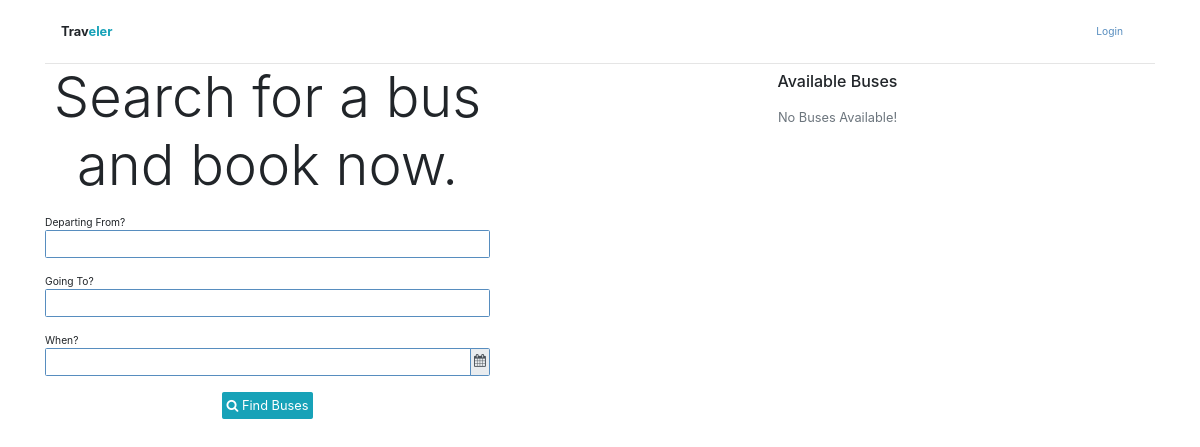
The page /bus/search on the database as committed earlier.
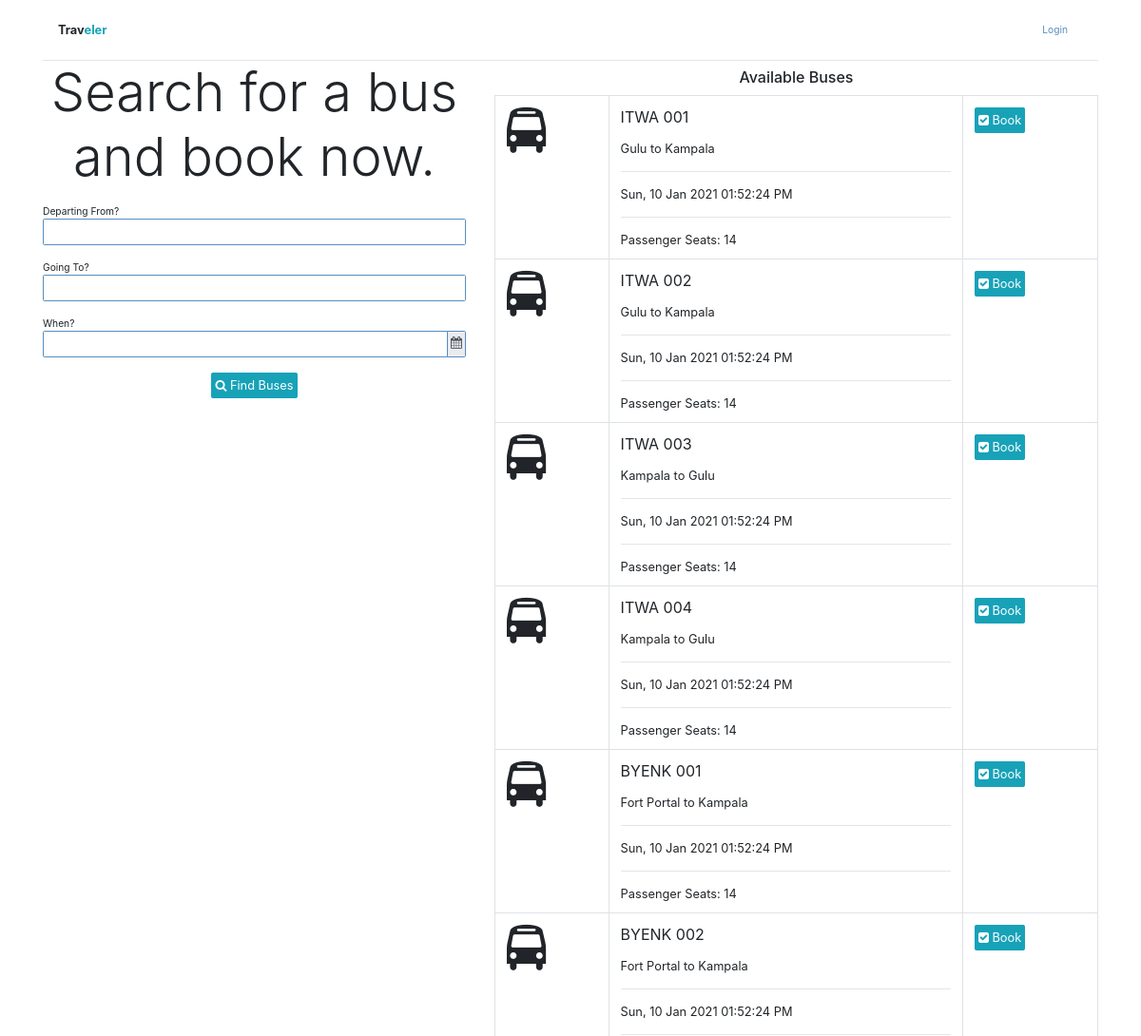
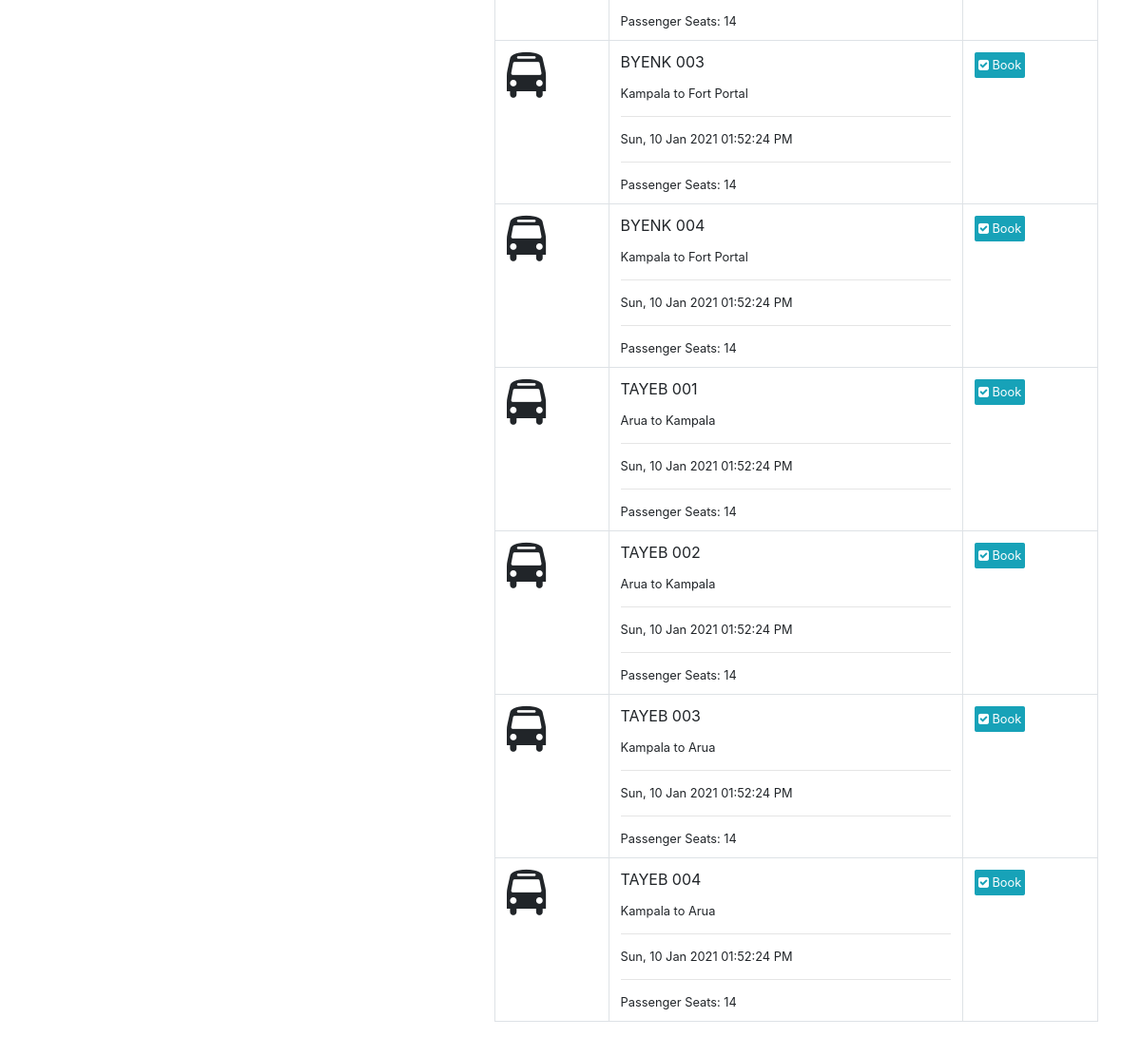
The same page on the database as committed later (2 pictures, top to bottom).
### app/models/models.py (models this page shows, shortened)
class Bus(db.Model):
    id = db.Column(db.Integer, primary_key=True)
    number = db.Column(db.String(16))
    columns = db.Column(db.Integer)
    rows = db.Column(db.Integer)
    broadcast = db.Column(db.Boolean)
    departure_time = db.Column(db.DateTime)
    schedule_cancelled_reason = db.Column(db.String(1024))
    booking_deadline = db.Column(db.DateTime)
    free_bus_time = db.Column(db.DateTime)
    branch_id = db.Column(db.Integer, db.ForeignKey("branch.id"))
    company_id = db.Column(db.Integer, db.ForeignKey("company.id"))
    status_id = db.Column(db.Integer, db.ForeignKey("status.id"))
    journey_id = db.Column(db.Integer, db.ForeignKey("journey.id"))
    grids = db.relationship("Grid", backref="bus", cascade="delete")
    bookings = db.relationship("Booking", backref="bus")
    def seats(self):
        return list(filter(lambda grid:grid.grid_type==1, self.grids))

class Journey(db.Model):
    id = db.Column(db.Integer, primary_key=True)
    from_ = db.Column(db.String(64))
    to = db.Column(db.String(64))
    distance = db.Column(db.Float)
    duration = db.Column(db.Float)
    branch_id = db.Column(db.Integer, db.ForeignKey("branch.id"))
    buses = db.relationship("Bus", backref="journey")
    pickups = db.relationship("Pickup", backref="journey")
    pricings = db.relationship("Pricing", backref="journey")
    def __str__(self):
        return f"{self.from_} to {self.to}"

### app/WEB/views/bus.py (the view)
@bus_bp.route("/search", methods=["GET"])
def search_buses():
	search_buses_form = SearchBusesForm(request.args)
	from_ = None
	to = None
	departure_time = None
	if search_buses_form.validate():
		data = search_buses_form.data
		from_ = data.get("from_")
		to = data.get("to")
		departure_time = data.get("departure_time")
	buses = find_buses(from_=from_, to=to, departure_time=departure_time)
	if departure_time:
		search_buses_form.departure_time.data = departure_time.strftime(app.config.get("TIME_FORMAT"))
	template = "index/search-buses-results.html"
	if current_user.is_authenticated:
		template = "bus/passenger-buses.html"
	return render_template(template, buses=buses, search_buses_form=search_buses_form)

### app/WEB/forms/bus.py (shortened to what this page needs)
class SearchBusesForm(FlaskForm):
	UTC_offset = StringField(widget=HiddenInput())
	from_ = StringField("Departing From?", validators=[])
	to = StringField("Going To?", validators=[])
	departure_time = StringField("When?", validators=[])
	submit = SubmitField('Find Bus')
	def __init__(self, *args, **kwargs):
		super().__init__(*args, **kwargs)
		self.datetime_format = app.config.get("TIME_FORMAT")
	def validate_departure_time(form, field):
		departure_time = field.data

### app/WEB/context_processors.py (called while the page is built)
@app.context_processor
def application():
	return  {
		"HOST": app.config.get("HOST_ADDRESS")
	}

@app.context_processor
def company():
	context = dict()
	if current_user.is_authenticated:
		context["profile"] = current_user.profile
		branch = current_user.profile.branch
		if branch:
			context["branch"] = branch
			context["company"] = branch.company
	return context

### app/WEB/template_filters.py (called while the page is built)
def datetimeformat(value, format='%H:%M / %d-%m-%Y'):
	if isinstance(value, datetime):
		return value.strftime(format)

### app/helpers/datetimes.py (called while the page is built)
def now():
	return datetime.datetime.now().astimezone(timezone)

### app/utils.py (called while the page is built, shortened)
def find_buses(from_=None, to=None, departure_time=None, company_id=None):
	journeys_query = Journey.query
	if from_:
	    journeys_query = journeys_query.filter(Journey.from_==from_)
	if to:
	    journeys_query = journeys_query.filter(Journey.to==to)
	journeys = journeys_query.all()
	buses_query = Bus.query.filter(Bus.journey_id.in_([journey.id for journey in journeys]), Bus.booking_deadline > now())
	if company_id:
	    buses_query = buses_query.filter_by(company_id=company_id)
	return buses_query.all()

### app/templates/index/search-buses-results.html
{% extends 'base.html' %}
{% block body %}
<div class="container">
	{% include 'index/header.html' %}
	<div class="row">
		<div class="col-md-5">
			{% include 'index/search-buses-form.html' %}
		</div>
		<div class="col-md-7">
			{% include 'index/available-buses.html' %}
		</div>
	</div>
</div>
{% endblock %}

### app/templates/base.html (shortened to what this page needs)
<html>
	<head>
		<link rel="stylesheet" type="text/css" href="{{ url_for('static', filename='css/bootstrap.min.css') }}">
		<link rel="stylesheet" type="text/css" href="{{ url_for('static', filename='css/cropper.min.css') }}">
		<link rel="stylesheet" type="text/css" href="{{ url_for('static', filename='css/tempusdominus-bootstrap-4.min.css') }}">
		<link rel="stylesheet" type="text/css" href="{{ url_for('static', filename='css/style.css') }}">
		<link rel="stylesheet" type="text/css" href="{{ url_for('static', filename='css/font-awesome.min.css') }}">
	</head>
	<body>
		{% block body %}
		{% endblock %}
	</body>
</html>

### app/templates/index/header.html
<div class="nav navbar py-3">
	<strong>Trav<span class="text-info">eler</span></strong>
	{% block nav_options %}
		<a href="{{ url_for('index.login') }}" class="nav-link"><small>Login</small></a>
	{% endblock %}
</div>
<hr class="m-0">

### app/templates/index/search-buses-form.html (shortened to what this page needs)
{% from 'helpers.html' import render_string_field, render_UTC_field, render_datetime_field %}
<p class="display-4 text-center">Search for a bus and book now.</p>
<div class="login-content">
<form method="GET" action="{{ url_for('bus.search_buses') }}" >
	{{ render_string_field(search_buses_form.from_) }}
	{{ render_string_field(search_buses_form.to) }}
	{{ render_datetime_field(search_buses_form.departure_time, "departure-time-datetimepicker") }}
	<div align="center" class="border-0">
		<button class="btn btn-info"><span class="fa fa-search"></span> Find Buses</button>
	</div>
</form>
</div>

### app/templates/helpers.html (shortened to what this page needs)
{% macro render_string_field(field) %}
	<div class='form-group'>
		<small>{{field.label.text}}</small>
		{% if field.errors %}
			{{ field(class="form-control is-invalid", **kwargs)|safe }}
			<div class="invalid-feedback">
				{% for error in field.errors %}
					{{ error }}
				{% endfor %}
			</div>
		{% else %}
		{{ field(class="form-control", **kwargs)|safe }}
		{% endif %}
	</div>
{% endmacro %}
{% macro render_datetime_field(field, datetimepicker_id, datetime_format="MMMM DD YYYY, hh:mm A") %}
	<div class="form-group">
		<small>{{field.label.text}}</small>
		{% if field.errors %}
			<div class="input-group date" id="{{datetimepicker_id}}" data-target-input="nearest">
				{{ field(type="text", class="form-control is-invalid datetimepicker-input", data_target="#{{datetimepicker_id}}", **kwargs)|safe }}
				<div class="input-group-append" data-target="#{{datetimepicker_id}}" data-toggle="datetimepicker">
					<div class="input-group-text">
						<i class="fa fa-calendar"></i>
					</div>
				</div>
				<div class="invalid-feedback">
					{% for error in field.errors %}
						{{ error }}
					{% endfor %}
				</div>
			</div>
		{% else %}
		<div class="input-group date" id="{{datetimepicker_id}}" data-target-input="nearest">
			{{ field(type="text", class="form-control datetimepicker-input", data_target='#'+datetimepicker_id, **kwargs)|safe }}
			<div class="input-group-append" data-target="#{{datetimepicker_id}}" data-toggle="datetimepicker">
				<div class="input-group-text">
					<i class="fa fa-calendar"></i>
				</div>
			</div>
		</div>
		{% endif %}
	</div>
{% endmacro %}

### app/templates/index/available-buses.html
<h5 class="p-2 m-0 text-center">Available Buses</h5>
<table class="table table-responsive-sm border">
    <tbody>
        {% for bus in buses %}
            <tr>
                <td>
                	<span class="fa fa-bus fa-3x"></span>
                </td>
                <td class="border m-auto">
                    <p>{{bus.number}}</p>
                    <small>{{bus.journey}}</small>
                    <hr>
                    <small>{{bus.departure_time|datetimeformat('%a, %d %b %Y %r')}}</small>
                    <hr>
                    <small>Passenger Seats: {{bus.seats()|length}} </small>
                </td>
                <td><a href="{{ url_for('bus.get_bus', bus_id=bus.id) }}" class='btn btn-info'><span class="fa fa-check-square"></span> Book</a></td>
            </tr>
        {% else %}
            <div class="container" align="center">
                <p class="display-5 text-muted p-2">No Buses Available!</p>
            </div>
        {% endfor %}
    </tbody>
</table>

### app/static/css/style.css (style rules this page uses)
.login-content { max-width: 510px; margin: 2vh auto; }

Rows that differ between the two databases and show on the page:
now on this page (row edited): Bus: number "ITWA 001", journey "Gulu to Kampala", departure_time "Sun, 10 Jan 2021 01:52:24 PM", seats|length "14"
added Bus: number "ITWA 002", journey "Gulu to Kampala", departure_time "Sun, 10 Jan 2021 01:52:24 PM", seats|length "14"
added Bus: number "ITWA 003", journey "Kampala to Gulu", departure_time "Sun, 10 Jan 2021 01:52:24 PM", seats|length "14"
added Bus: number "ITWA 004", journey "Kampala to Gulu", departure_time "Sun, 10 Jan 2021 01:52:24 PM", seats|length "14"
added Bus: number "BYENK 001", journey "Fort Portal to Kampala", departure_time "Sun, 10 Jan 2021 01:52:24 PM", seats|length "14"
added Bus: number "BYENK 002", journey "Fort Portal to Kampala", departure_time "Sun, 10 Jan 2021 01:52:24 PM", seats|length "14"
added Bus: number "BYENK 003", journey "Kampala to Fort Portal", departure_time "Sun, 10 Jan 2021 01:52:24 PM", seats|length "14"
added Bus: number "BYENK 004", journey "Kampala to Fort Portal", departure_time "Sun, 10 Jan 2021 01:52:24 PM", seats|length "14"
added Bus: number "TAYEB 001", journey "Arua to Kampala", departure_time "Sun, 10 Jan 2021 01:52:24 PM", seats|length "14"
added Bus: number "TAYEB 002", journey "Arua to Kampala", departure_time "Sun, 10 Jan 2021 01:52:24 PM", seats|length "14"
added Bus: number "TAYEB 003", journey "Kampala to Arua", departure_time "Sun, 10 Jan 2021 01:52:24 PM", seats|length "14"
added Bus: number "TAYEB 004", journey "Kampala to Arua", departure_time "Sun, 10 Jan 2021 01:52:24 PM", seats|length "14"
Other text that changed with them:
text no longer shown: "No Buses Available!"
